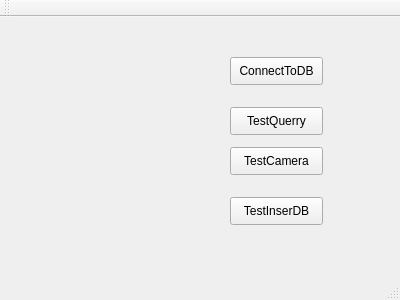
<?xml version="1.0" encoding="UTF-8"?>
<ui version="4.0">
 <class>MainWindow</class>
 <widget class="QMainWindow" name="MainWindow">
  <property name="geometry">
   <rect>
    <x>0</x>
    <y>0</y>
    <width>400</width>
    <height>300</height>
   </rect>
  </property>
  <property name="windowTitle">
   <string>MainWindow</string>
  </property>
  <widget class="QWidget" name="centralWidget">
   <widget class="QPushButton" name="pushButton">
    <property name="geometry">
     <rect>
      <x>230</x>
      <y>40</y>
      <width>93</width>
      <height>28</height>
     </rect>
    </property>
    <property name="text">
     <string>ConnectToDB</string>
    </property>
   </widget>
   <widget class="QPushButton" name="pushButton_2">
    <property name="geometry">
     <rect>
      <x>230</x>
      <y>90</y>
      <width>93</width>
      <height>28</height>
     </rect>
    </property>
    <property name="text">
     <string>TestQuerry</string>
    </property>
   </widget>
   <widget class="QPushButton" name="pushButton_3">
    <property name="geometry">
     <rect>
      <x>230</x>
      <y>130</y>
      <width>93</width>
      <height>28</height>
     </rect>
    </property>
    <property name="text">
     <string>TestCamera</string>
    </property>
   </widget>
   <widget class="QPushButton" name="pushButton_4">
    <property name="geometry">
     <rect>
      <x>230</x>
      <y>180</y>
      <width>93</width>
      <height>28</height>
     </rect>
    </property>
    <property name="text">
     <string>TestInserDB</string>
    </property>
   </widget>
  </widget>
  <widget class="QMenuBar" name="menuBar">
   <property name="geometry">
    <rect>
     <x>0</x>
     <y>0</y>
     <width>400</width>
     <height>26</height>
    </rect>
   </property>
  </widget>
  <widget class="QToolBar" name="mainToolBar">
   <attribute name="toolBarArea">
    <enum>TopToolBarArea</enum>
   </attribute>
   <attribute name="toolBarBreak">
    <bool>false</bool>
   </attribute>
  </widget>
  <widget class="QStatusBar" name="statusBar"/>
 </widget>
 <layoutdefault spacing="6" margin="11"/>
 <resources/>
 <connections/>
</ui>
